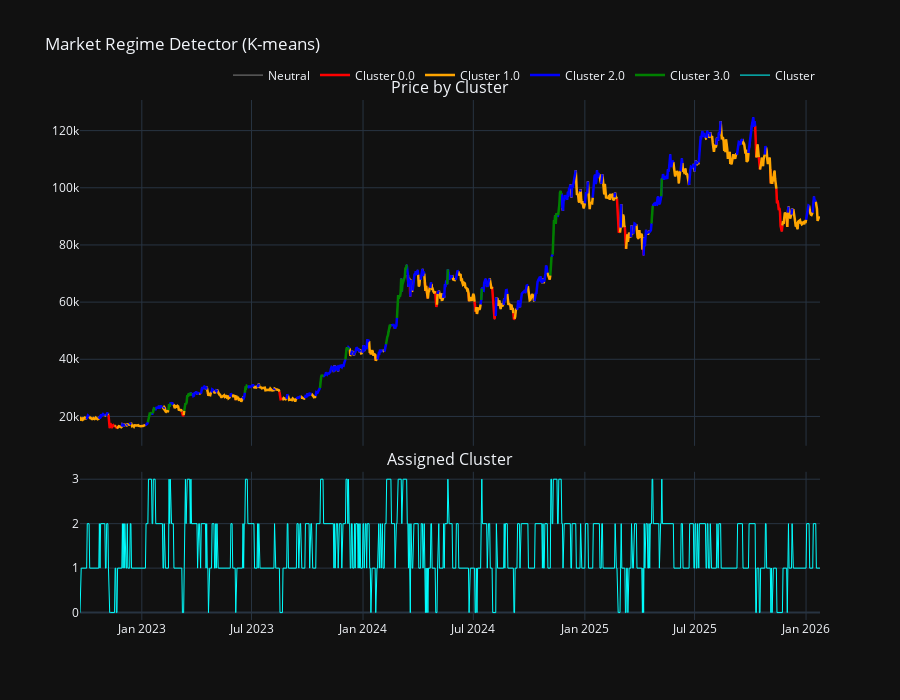

Write notebook code for a chart like this one.
### Code cell
close_neutral = test_data['Close']
colors = {0.0: "red", 1.0: "orange", 2.0: "blue", 3.0: "green"}
close_cluster = {}

for c in colors.keys():
    mask = (test_data['cluster'] == c) | (test_data['cluster'].shift(-1) == c)
    series = test_data['Close'].copy()
    series[~mask] = np.nan
    close_cluster[c] = series

fig = make_subplots(
    rows=2, cols=1,
    shared_xaxes=True,
    vertical_spacing=0.05,
    row_heights=[0.7, 0.3],
    subplot_titles=("Price by Cluster", "Assigned Cluster")
)

fig.add_trace(go.Scatter(
    x=test_data.index, y=close_neutral,
    mode='lines',
    line=dict(color='gray', width=1),
    name='Neutral',
    hoverinfo='skip'
), row=1, col=1)

for c, series in close_cluster.items():
    fig.add_trace(go.Scatter(
        x=test_data.index, y=series,
        mode='lines',
        line=dict(color=colors[c], width=2.5),
        name=f"Cluster {c}",
        connectgaps=False
    ), row=1, col=1)

fig.add_trace(go.Scatter(
    x=test_data.index, y=test_data['cluster'],
    mode='lines',
    line=dict(color='cyan', width=1),
    name='Cluster'
), row=2, col=1)

fig.update_layout(
    template='plotly_dark',
    height=700,
    title_text="Market Regime Detector (K-means)",
    hovermode="x unified",
    dragmode='zoom',
    legend=dict(orientation="h", yanchor="bottom", y=1.02, xanchor="right", x=1)
)

fig.update_xaxes(rangeslider_visible=False)

fig.show();

### Figure 1 — Plotly figure (JSON) as saved in the notebook; plotly's stock layout.template omitted (floating-point values rounded to 4 significant figures; data arrays with more than 128 entries replaced by an {"elided": "..."} marker saying what was removed)
{"data": [{"hoverinfo": "skip", "line": {"color": "gray", "width": 1}, "mode": "lines", "name": "Neutral", "type": "scatter", "x": {"elided": "1222 str values"}, "xaxis": "x", "y": {"elided": "1222 float values"}, "yaxis": "y"}, {"connectgaps": false, "line": {"color": "red", "width": 2.5}, "mode": "lines", "name": "Cluster 0.0", "type": "scatter", "x": {"elided": "1222 str values"}, "xaxis": "x", "y": {"elided": "1222 float values"}, "yaxis": "y"}, {"connectgaps": false, "line": {"color": "orange", "width": 2.5}, "mode": "lines", "name": "Cluster 1.0", "type": "scatter", "x": {"elided": "1222 str values"}, "xaxis": "x", "y": {"elided": "1222 float values"}, "yaxis": "y"}, {"connectgaps": false, "line": {"color": "blue", "width": 2.5}, "mode": "lines", "name": "Cluster 2.0", "type": "scatter", "x": {"elided": "1222 str values"}, "xaxis": "x", "y": {"elided": "1222 float values"}, "yaxis": "y"}, {"connectgaps": false, "line": {"color": "green", "width": 2.5}, "mode": "lines", "name": "Cluster 3.0", "type": "scatter", "x": {"elided": "1222 str values"}, "xaxis": "x", "y": {"elided": "1222 float values"}, "yaxis": "y"}, {"line": {"color": "cyan", "width": 1}, "mode": "lines", "name": "Cluster", "type": "scatter", "x": {"elided": "1222 str values"}, "xaxis": "x2", "y": {"elided": "1222 int values"}, "yaxis": "y2"}], "layout": {"annotations": [{"font": {"size": 16}, "showarrow": false, "text": "Price by Cluster", "x": 0.5, "xanchor": "center", "xref": "paper", "y": 1.0, "yanchor": "bottom", "yref": "paper"}, {"font": {"size": 16}, "showarrow": false, "text": "Assigned Cluster", "x": 0.5, "xanchor": "center", "xref": "paper", "y": 0.285, "yanchor": "bottom", "yref": "paper"}], "dragmode": "zoom", "height": 700, "hovermode": "x unified", "legend": {"orientation": "h", "x": 1, "xanchor": "right", "y": 1.02, "yanchor": "bottom"}, "title": {"text": "Market Regime Detector (K-means)"}, "xaxis": {"anchor": "y", "domain": [0, 1], "matches": "x2", "rangeslider": {"visible": false}, "showticklabels": false}, "xaxis2": {"anchor": "y2", "domain": [0, 1], "rangeslider": {"visible": false}}, "yaxis": {"anchor": "x", "domain": [0.335, 1.0]}, "yaxis2": {"anchor": "x2", "domain": [0, 0.285]}}}
